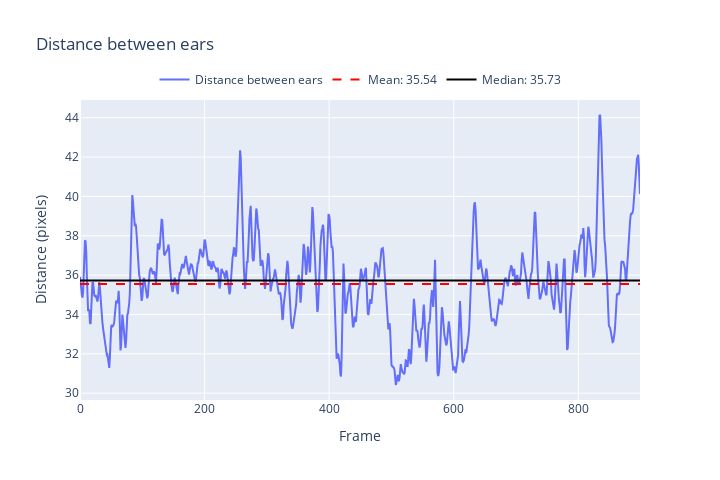

The notebook cell saved with this chart:
### Code cell
df_smooth.dropna(inplace=True)

# Calculate the distance between ears
dist = np.sqrt(
    (df_smooth['L_ear_x'] - df_smooth['R_ear_x'])**2 + 
    (df_smooth['L_ear_y'] - df_smooth['R_ear_y'])**2)

dist.dropna(inplace=True)

# Calculate the mean and median
mean_dist = np.mean(dist)
median_dist = np.median(dist)

scale = (1.8 / median_dist)

print(f'median distance is {median_dist}, mean distance is {mean_dist}. scale is {scale*100}')

# Create the plot
fig = go.Figure()

# Add the distance trace
fig.add_trace(go.Scatter(y=dist, mode='lines', name='Distance between ears'))

# Add mean and median lines
fig.add_trace(go.Scatter(y=[mean_dist]*len(dist), mode='lines', name=f'Mean: {mean_dist:.2f}', line=dict(color='red', dash='dash')))
fig.add_trace(go.Scatter(y=[median_dist]*len(dist), mode='lines', name=f'Median: {median_dist:.2f}', line=dict(color='black')))

# Update layout
fig.update_layout(
    title='Distance between ears',
    xaxis_title='Frame',
    yaxis_title='Distance (pixels)',
    width=720,
    height=480,
    legend=dict(
        yanchor="bottom",
        y=1.02,
        xanchor="center",
        x=0.5,
        orientation="h")
)

# Show the plot
fig.show()

### Figure 1 — Plotly figure (JSON) as saved in the notebook; plotly's stock layout.template omitted (floating-point values rounded to 4 significant figures; data arrays with more than 128 entries replaced by an {"elided": "..."} marker saying what was removed)
{"data": [{"mode": "lines", "name": "Distance between ears", "type": "scatter", "y": {"elided": "900 float values"}}, {"line": {"color": "red", "dash": "dash"}, "mode": "lines", "name": "Mean: 35.54", "type": "scatter", "y": {"elided": "900 float values"}}, {"line": {"color": "black"}, "mode": "lines", "name": "Median: 35.73", "type": "scatter", "y": {"elided": "900 float values"}}], "layout": {"height": 480, "legend": {"orientation": "h", "x": 0.5, "xanchor": "center", "y": 1.02, "yanchor": "bottom"}, "title": {"text": "Distance between ears"}, "width": 720, "xaxis": {"title": {"text": "Frame"}}, "yaxis": {"title": {"text": "Distance (pixels)"}}}}
